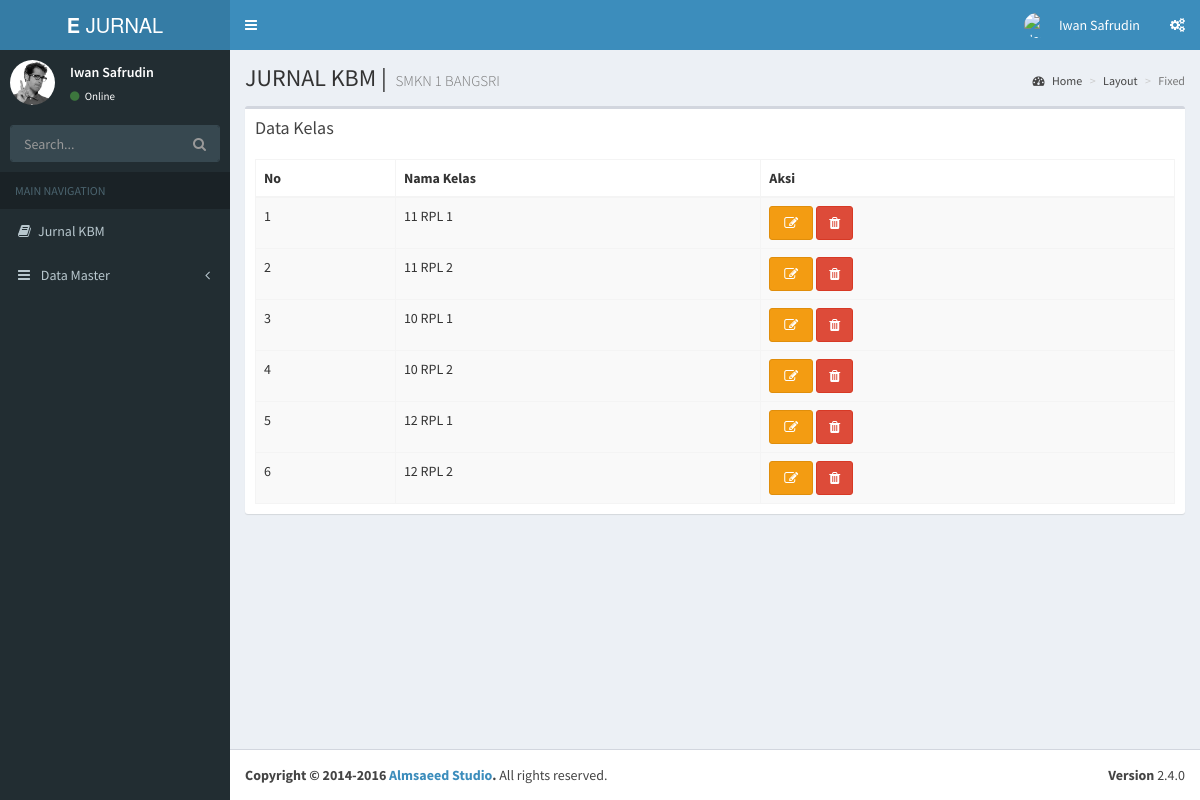
Screenshot of /dashboard.php?page=kelas (signed in) with the database file from the repository.
### tables this page shows
CREATE TABLE `tbl_kelas` (
  `id_kelas` int(11) NOT NULL,
  `nama_kelas` varchar(55) NOT NULL
);

### Databases.php (called while the page is built, shortened)
<?php
class Databases{
	public $host='localhost';
	public $name='root';
	public $pass='dimasari123';
	public $dbname='db_jurnal';
	public $mysqli;
	function __construct() {
		$this->mysqli= new mysqli($this->host,$this->name,$this->pass,$this->dbname);
			?>
			<?php
	}
	public function getData($query)
	{
		$result = $this->mysqli->query($query);
		$rows = array();
		while ($row = $result->fetch_assoc()) {
			$rows[] = $row;
		}
		return $rows;
	}
}
?>

### page/kelas/kelas.php (the view, shortened to what this page needs)
    <?php
      $sql="SELECT * FROM tbl_kelas ";
      $result=$mysqli->getData($sql);
     ?>
        <div class="box">
          <div class="box-header">
            <h3 class="box-title">Data Kelas</h3>
          </div>
          <div class="box-body">
            <table id="example1" class="table table-bordered table-striped">
              <thead>
              <tr>
                <th>No </th>
                <th>Nama Kelas</th>
                <th>Aksi</th>
              </tr>
              </thead>
              <tbody>
                <?php
           $i=1;
           foreach ($result as $show) {
            ?>
              <tr>
                <td><?php echo $i++; ?></td>
                <td><?php echo $show['nama_kelas'];?>
                </td>
                <td>
                  <a href="?page=kelas&aksi=ubah&id=" type="button" class="btn  btn-warning "><i class="fa fa-fw fa-pencil-square-o"></i></a>
                  <a href="?page=kelas&aksi=hapus&id=" type="button" class="btn  btn-danger "><i class="fa fa-trash"></i>
                  </a>
                </td>
              </tr>
              <tr>
<?php
              } ?>
            </table>
          </div>
        </div>
      </div>
    </div>

### rows the page displays
tbl_kelas: nama_kelas "11 RPL 1"
tbl_kelas: nama_kelas "11 RPL 2"
tbl_kelas: nama_kelas "10 RPL 1"
tbl_kelas: nama_kelas "10 RPL 2"
tbl_kelas: nama_kelas "12 RPL 1"
tbl_kelas: nama_kelas "12 RPL 2"

### other values shown
$nama_guru "Iwan Safrudin"
